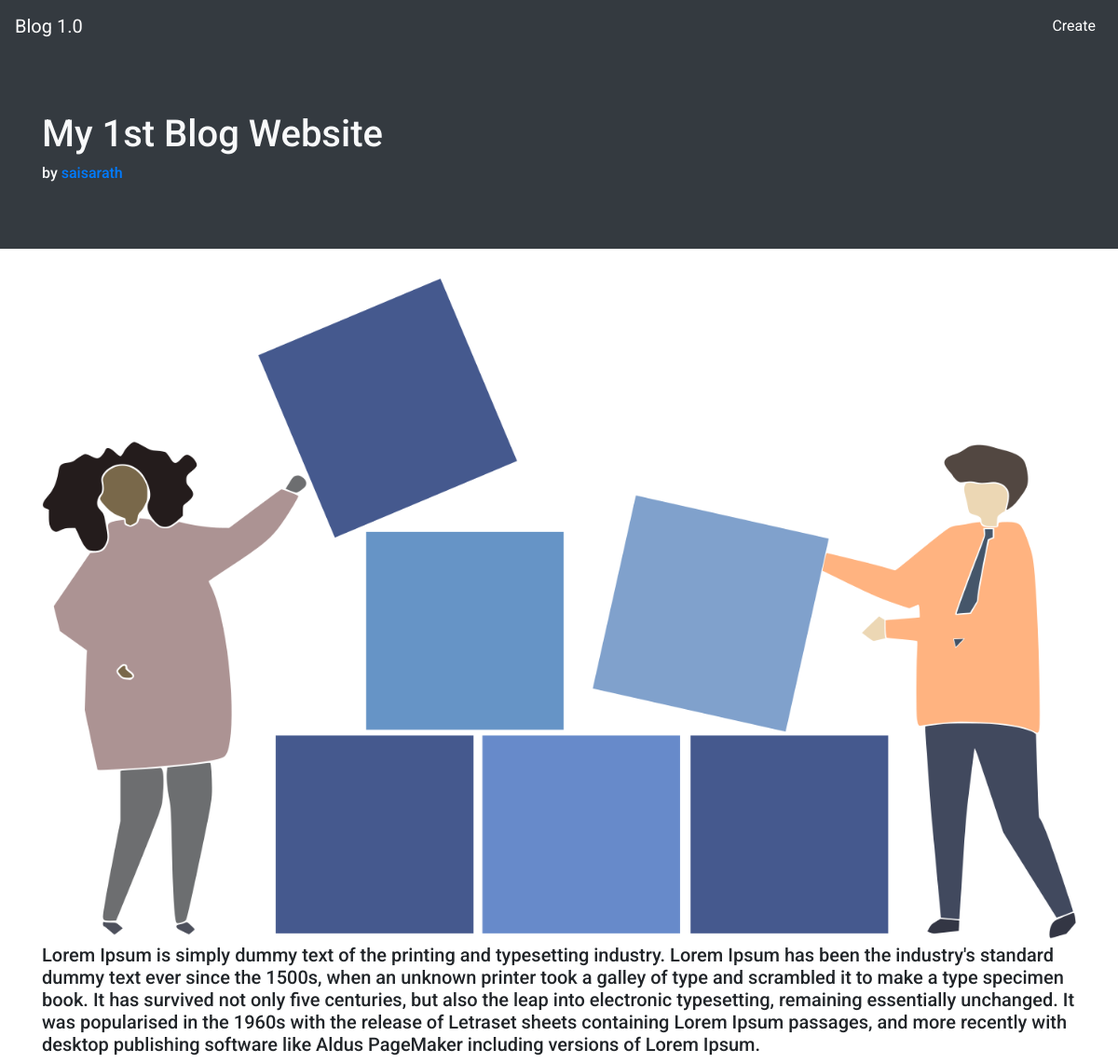
Screenshot of /blog/detail/35 with the database file from the repository.
### blog/models.py (models this page shows)
class BlogCreate(models.Model):
    blogid = models.AutoField(primary_key=True)
    blogtitle = models.CharField(max_length = 30)
    blogdescription = models.CharField(max_length = 2000)
    blogimage = models.ImageField(upload_to='media/')
    bloguser = models.CharField(max_length = 100)

### blog/views.py (the view)
# urls.py: path('detail/<int:blog_id>', views.detail, name='detail'),
def detail(request, blog_id):
    blogcreate = get_object_or_404(BlogCreate,pk=blog_id)
    return render(request, 'blog/blogdetail.html', {'blogcreate':blogcreate,'currentuser':request.user.username})

### blog/templates/blog/blogdetail.html (shortened to what this page needs)
<!doctype html>
<html lang="en">
  <head>
    <link rel="stylesheet" href="https://stackpath.bootstrapcdn.com/bootstrap/4.5.0/css/bootstrap.min.css">
  </head>
  <body style="font-family: 'Roboto', sans-serif;">
    <div class="container-fluid p-0">
      <nav class="navbar navbar-expand-lg navbar-dark bg-dark">
        <a class="navbar-brand" href="{% url 'blog:home' %}">Blog 1.0</a>
        <div class="collapse navbar-collapse" id="navbarSupportedContent">
          <ul class="navbar-nav ml-auto">
            <li class="nav-item active">
              <a class="nav-link" href="{% url 'blog:create' %}">Create <span class="sr-only">(current)</span></a>
            </li>
          </ul>
        </div>
      </nav>
    </div>
<div class="jumbotron jumbotron-fluid bg-dark text-light">
  <div class="container">
    <h1>  {{ blogcreate.blogtitle }} </h1>
    <h6>by <a class="text-primary" href="/blog/?username={{blogcreate.bloguser}}">{{blogcreate.bloguser}}</a></h6>
  </div>
</div>
<div class="container">
  <img src="{{ blogcreate.blogimage.url }}" alt="" class="img-fluid">
  <h5> {{ blogcreate.blogdescription }}</h5>
</div>
  </body>
</html>

### rows the page displays
BlogCreate: blogtitle "My 1st Blog Website", bloguser "saisarath", blogimage (picture), blogdescription "Lorem Ipsum is simply dummy text of the printing and typesetting industry. Lorem Ipsum has been the industry's standard dummy text ever since the 1500s, when an unknown printer took a galley of type and scrambled it to make a type specimen book. It has survived not only five centuries, but also the leap into electronic typesetting, remaining essentially unchanged. It was popularised in the 1960s with the release of Letraset sheets containing Lorem Ipsum passages, and more recently with desktop publishing software like Aldus PageMaker including versions of Lorem Ipsum."
